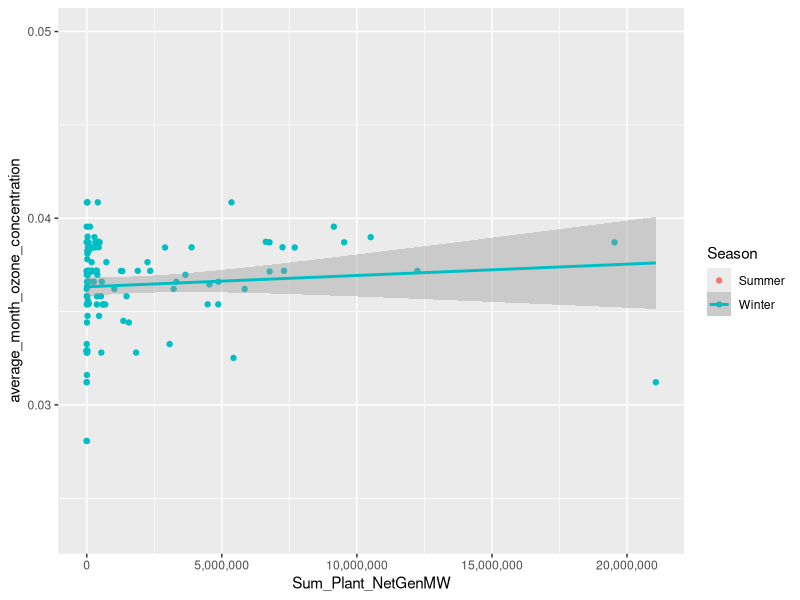
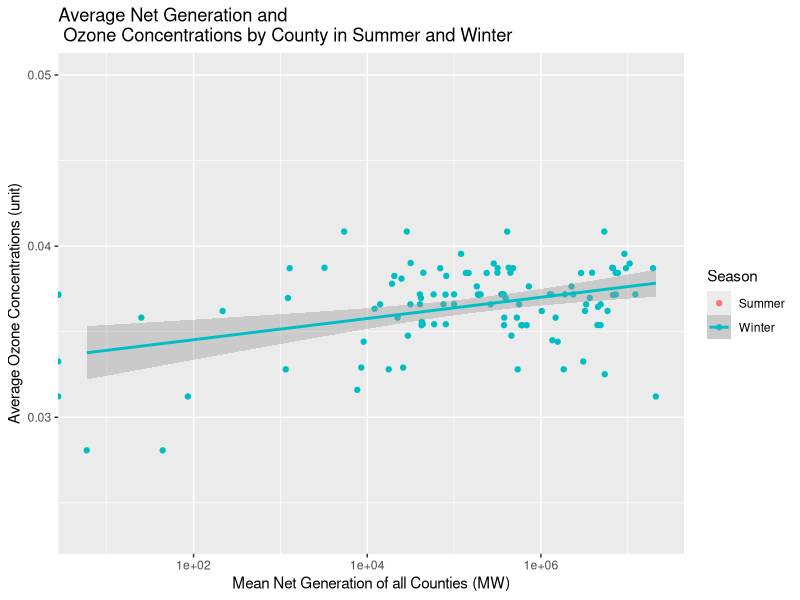
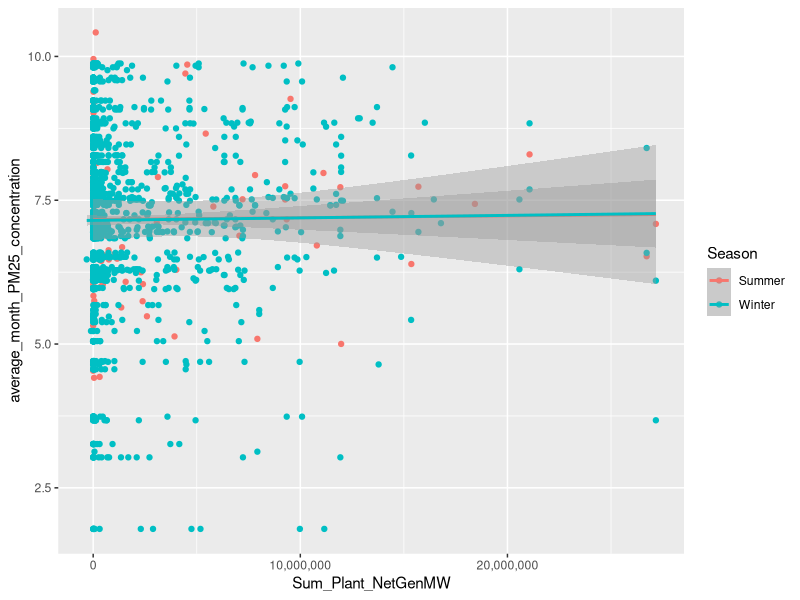
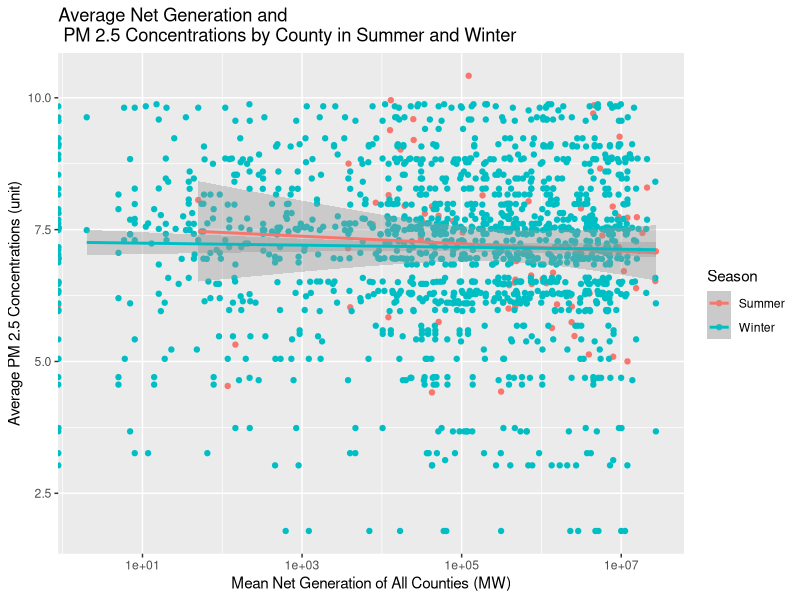

Generate these figures, in order, with R:
## ---- chunk 1
library(here)
library(lubridate)
library(tidyverse)
library(dplyr)
library(ggplot2); library(patchwork)

winter_ozone_egrid_all_df <- read.csv('winter_ozone_egrid_all.csv')
summer_ozone_egrid_all_df <- read.csv('summer_ozone_egrid_all.csv')

winter_PM25_egrid_all_df <- read.csv('winter_PM25_egrid_all.csv')
summer_PM25_egrid_all_df <- read.csv('summer_PM25_egrid_all.csv')

#dont need anymore i think

# winter_ozone_egrid_all_df <- winter_ozone_egrid_all_df %>%
#   #filter(Plant.state.abbreviation %in% c('GA','FL','NC','SC','MS','TN','AL')) %>%
#   #to get rid of negative numbers and 0s ...
#   mutate(Sum_Plant_NetGenMW = ifelse(Sum_Plant_NetGenMW <= 0, NA, Sum_Plant_NetGenMW))
#  
# summer_ozone_egrid_all_df <- summer_ozone_egrid_all_df %>%
#   #filter(Plant.state.abbreviation %in% c('GA','FL','NC','SC','MS','TN','AL')) %>%
#   mutate(Sum_Plant_NetGenMW = ifelse(Sum_Plant_NetGenMW <= 0, NA, Sum_Plant_NetGenMW))
# 
# winter_PM25_egrid_all_df <- winter_PM25_egrid_all_df %>%
#   filter(Plant.state.abbreviation %in% c('GA','FL','NC','SC','MS','TN','AL')) %>%
#   mutate(Sum_Plant_NetGenMW = ifelse(Sum_Plant_NetGenMW <= 0, NA, Sum_Plant_NetGenMW))
# 
# summer_PM25_egrid_all_df <- summer_PM25_egrid_all_df %>%
#   filter(Plant.state.abbreviation %in% c('GA','FL','NC','SC','MS','TN','AL')) %>%
#   mutate(Sum_Plant_NetGenMW = ifelse(Sum_Plant_NetGenMW <= 0, NA, Sum_Plant_NetGenMW))

## ---- chunk 2
winter_ozone <- winter_ozone_egrid_all_df %>%
  mutate(Season = 'Winter') %>%
  mutate(SeasonBinary = '0')

summer_ozone <- summer_ozone_egrid_all_df %>%
  mutate(Season = 'Summer')%>%
  mutate(SeasonBinary = '1')
  
all_ozone <- bind_rows(summer_ozone, winter_ozone)

## ---- chunk 3
# NOTE - PM winter and summer have same amount of data points in winter and summer - which could be better for analysis?
# while ozone is a bit much
winter_PM25 <- winter_PM25_egrid_all_df %>%
  mutate(Season = 'Winter') %>%
  mutate(SeasonBinary = '0')

summer_PM25 <- summer_PM25_egrid_all_df %>%
  mutate(Season = 'Summer')%>%
  mutate(SeasonBinary = '1')
  
all_PM25 <- bind_rows(summer_PM25, winter_PM25)

## ---- chunk 4
# OZONE
#by mean ozone concentration on y and net gen on x
all_ozone_fig1<- all_ozone %>%
  ggplot(aes(x = Sum_Plant_NetGenMW, y = average_month_ozone_concentration, color = Season)) +
  geom_point() +
  geom_smooth(method = 'lm') +
  scale_x_continuous(labels = scales::comma) #no scientific notation +
  #scale_x_log10() +
  labs(x = 'Mean Net Generation of all Counties (MW)', y = 'Average Ozone Concentrations (unit)',
       title = 'Average Net Generation and \n Ozone Concentrations by County in Summer and Winter')
all_ozone_fig1


all_ozone_fig1scaled<- all_ozone %>%
  ggplot(aes(x = Sum_Plant_NetGenMW, y = average_month_ozone_concentration, color = Season)) +
  geom_point() +
  geom_smooth(method = 'lm') +
  scale_x_log10() +
  labs(x = 'Mean Net Generation of all Counties (MW)', y = 'Average Ozone Concentrations (unit)',
       title = 'Average Net Generation and \n Ozone Concentrations by County in Summer and Winter')
all_ozone_fig1scaled


## ---- chunk 5
# PM 2.5 
#by mean PM 2.5 concentration on y and net gen on x
all_PM25_fig1<- all_PM25 %>%
  ggplot(aes(x = Sum_Plant_NetGenMW, y = average_month_PM25_concentration, color = Season)) +
  geom_point() +
  geom_smooth(method = 'lm') +
  #scale_x_log10() +
  scale_x_continuous(labels = scales::comma) #no scientific notation +
  labs(x = 'Mean Net Generation of All Counties (MW)', y = 'Average PM 2.5 Concentrations (unit)',
       title = 'Average Net Generation and \n PM 2.5 Concentrations by County in Summer and Winter')
all_PM25_fig1


all_PM25_fig1scaled<- all_PM25 %>%
  ggplot(aes(x = Sum_Plant_NetGenMW, y = average_month_PM25_concentration, color = Season)) +
  geom_point() +
  geom_smooth(method = 'lm') +
  scale_x_log10() +
  labs(x = 'Mean Net Generation of All Counties (MW)', y = 'Average PM 2.5 Concentrations (unit)',
       title = 'Average Net Generation and \n PM 2.5 Concentrations by County in Summer and Winter')
all_PM25_fig1scaled
